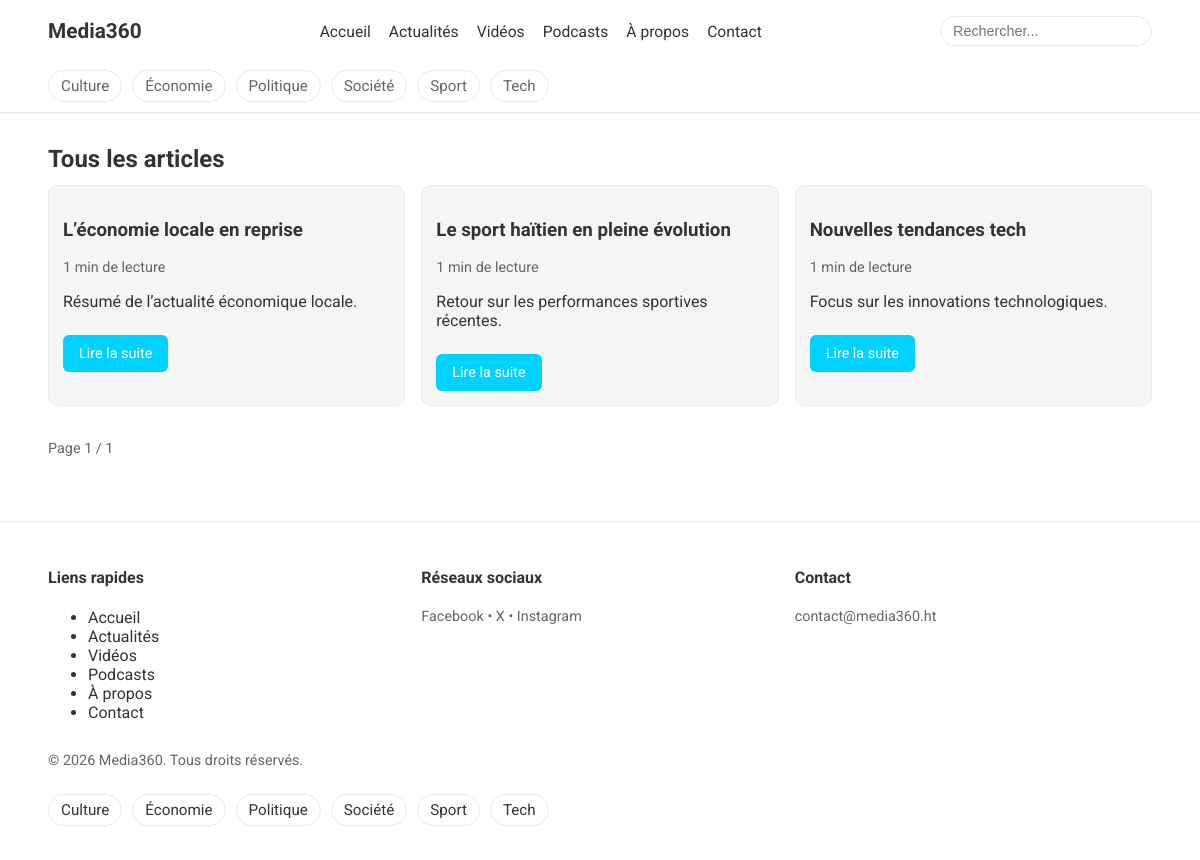
The app's page /articles.php with its own data.
### tables this page shows
CREATE TABLE categories (
  id INT AUTO_INCREMENT PRIMARY KEY,
  name VARCHAR(100) NOT NULL,
  slug VARCHAR(120) NOT NULL UNIQUE,
  created_at TIMESTAMP DEFAULT CURRENT_TIMESTAMP
);

CREATE TABLE articles (
  id INT AUTO_INCREMENT PRIMARY KEY,
  title VARCHAR(255) NOT NULL,
  slug VARCHAR(255) NOT NULL UNIQUE,
  excerpt TEXT,
  content LONGTEXT NOT NULL,
  image_url VARCHAR(255),
  user_id INT NOT NULL,
  category_id INT,
  status ENUM('draft','published') DEFAULT 'draft',
  views INT DEFAULT 0,
  published_at TIMESTAMP NULL,
  created_at TIMESTAMP DEFAULT CURRENT_TIMESTAMP,
  CONSTRAINT fk_articles_user FOREIGN KEY (user_id) REFERENCES users(id),
  CONSTRAINT fk_articles_category FOREIGN KEY (category_id) REFERENCES categories(id)
);

### config/db.php (called while the page is built, shortened)
<?php
$baseUrl = getenv('BASE_URL');
if (!$baseUrl) {
    $baseUrl = '/media';
}
$baseUrl = '/' . trim($baseUrl, '/');
function base_url($path = '')
{
    global $baseUrl;
    $path = ltrim($path, '/');
    return $baseUrl . '/' . $path;
}

### articles.php (the view, shortened to what this page needs)
<?php
require_once __DIR__ . '/config/db.php';
function e($value)
{
    return htmlspecialchars((string)$value, ENT_QUOTES, 'UTF-8');
}
function make_excerpt($text, $limit = 180)
{
    $text = trim(strip_tags((string)$text));
    if (mb_strlen($text) <= $limit) {
        return $text;
    }
    return mb_substr($text, 0, $limit - 3) . '...';
}
function reading_time_minutes($text)
{
    $words = str_word_count(strip_tags((string)$text));
    $minutes = (int)max(1, ceil($words / 200));
    return $minutes;
}
$pdo = db();
$articles = [];
$categories = [];
$page = isset($_GET['page']) ? max(1, (int)$_GET['page']) : 1;
$perPage = 10;
$offset = ($page - 1) * $perPage;
 $totalPages = 1;
if ($pdo) {
    try {
        $total = (int)$pdo->query("SELECT COUNT(*) FROM articles WHERE status = 'published'")->fetchColumn();
        $totalPages = (int)max(1, ceil($total / $perPage));
        $stmt = $pdo->prepare("SELECT a.id, a.title, a.slug, a.image_url, a.excerpt, a.content, a.category_id, a.published_at, c.name AS category_name FROM articles a LEFT JOIN categories c ON c.id = a.category_id WHERE a.status = 'published' ORDER BY a.published_at DESC LIMIT :limit OFFSET :offset");
        $stmt->bindValue(':limit', $perPage, PDO::PARAM_INT);
        $stmt->bindValue(':offset', $offset, PDO::PARAM_INT);
        $stmt->execute();
        $articles = $stmt->fetchAll();
        $stmt = $pdo->prepare("SELECT id, name, slug FROM categories ORDER BY name ASC");
        $stmt->execute();
        $categories = $stmt->fetchAll();
    } catch (Throwable $e) {
    }
}
include __DIR__ . '/includes/header.php';
?>
<section class="section">
  <div class="container">
    <h2 class="section-title">Tous les articles</h2>
    <?php if (!empty($articles)): ?>
      <div class="grid grid-3">
        <?php foreach ($articles as $article): ?>
          <article class="card">
            <div class="card-body">
              <h3><?php echo e($article['title'] ?? ''); ?></h3>
              <p class="meta"><?php echo reading_time_minutes($article['content'] ?? $article['excerpt'] ?? ''); ?> min de lecture</p>
              <p><?php echo e(make_excerpt($article['excerpt'] ?? $article['content'] ?? '')); ?></p>
              <a class="btn" href="<?php echo e(base_url('article.php?slug=' . ($article['slug'] ?? ''))); ?>">Lire la suite</a>
            </div>
          </article>
        <?php endforeach; ?>
      </div>
      <div class="section">
        <span class="meta">Page <?php echo e($page); ?> / <?php echo e($totalPages); ?></span>
      </div>
    <?php else: ?>
      <p>Aucun article pour le moment.</p>
    <?php endif; ?>
  </div>
</section>
<?php include __DIR__ . '/includes/footer.php';

### includes/header.php (shortened to what this page needs)
?><!DOCTYPE html>
<html lang="fr">
<head>
  <link rel="stylesheet" href="<?php echo e(base_url('assets/styles.css')); ?>" />
</head>
<body>
<header class="site-header">
  <div class="container header-row">
    <div class="logo">Media360</div>
    <nav class="main-nav" aria-label="Menu principal" id="main-nav">
      <a href="<?php echo e(base_url('index.php')); ?>">Accueil</a>
      <a href="<?php echo e(base_url('articles.php')); ?>">Actualités</a>
      <a href="<?php echo e(base_url('videos.php')); ?>">Vidéos</a>
      <a href="<?php echo e(base_url('podcasts.php')); ?>">Podcasts</a>
      <a href="<?php echo e(base_url('about.php')); ?>">À propos</a>
      <a href="<?php echo e(base_url('contact.php')); ?>">Contact</a>
    </nav>
    <form class="search-bar" method="get" action="<?php echo e(base_url('search.php')); ?>">
      <input type="text" name="q" placeholder="Rechercher..." />
    </form>
  </div>
  <?php
    $isCategoryPage = str_ends_with($_SERVER['SCRIPT_NAME'] ?? '', 'categorie.php');
    $activeCategorySlug = $isCategoryPage ? ($_GET['slug'] ?? '') : '';
  ?>
  <div class="container nav-categories category-bar" id="nav-categories">
    <?php foreach ($categories as $cat): ?>
      <?php $isActive = ($activeCategorySlug !== '' && ($cat['slug'] ?? '') === $activeCategorySlug); ?>
      <a class="<?php echo $isActive ? 'active' : ''; ?>" href="<?php echo e(base_url('categorie.php?slug=' . ($cat['slug'] ?? ''))); ?>">
        <?php echo e($cat['name'] ?? ''); ?>
      </a>
    <?php endforeach; ?>
  </div>
</header>
<main>

### includes/footer.php (shortened to what this page needs)
</main>
<footer class="site-footer">
  <div class="container">
    <div class="grid grid-3">
      <div>
        <h4>Liens rapides</h4>
        <ul>
          <li><a href="<?php echo e(base_url('index.php')); ?>">Accueil</a></li>
          <li><a href="<?php echo e(base_url('articles.php')); ?>">Actualités</a></li>
          <li><a href="<?php echo e(base_url('videos.php')); ?>">Vidéos</a></li>
          <li><a href="<?php echo e(base_url('podcasts.php')); ?>">Podcasts</a></li>
          <li><a href="<?php echo e(base_url('about.php')); ?>">À propos</a></li>
          <li><a href="<?php echo e(base_url('contact.php')); ?>">Contact</a></li>
        </ul>
      </div>
      <div>
        <h4>Réseaux sociaux</h4>
        <p class="meta">Facebook • X • Instagram</p>
      </div>
      <div>
        <h4>Contact</h4>
        <p class="meta">contact@media360.ht</p>
      </div>
    </div>
    <p class="meta">&copy; <?php echo date('Y'); ?> <a href="<?php echo e(base_url('login.php')); ?>"><?php echo e($site_name ?? 'Media360'); ?></a>. Tous droits réservés.</p>
  </div>
  <?php if (!empty($categories)): ?>
    <div class="container category-bar" style="padding-top:10px;">
      <?php foreach ($categories as $cat): ?>
        <a href="<?php echo e(base_url('categorie.php?slug=' . ($cat['slug'] ?? ''))); ?>"><?php echo e($cat['name'] ?? ''); ?></a>
      <?php endforeach; ?>
    </div>
  <?php endif; ?>
</footer>
</body>
</html>

### assets/styles.css (style rules this page uses)
:root { --bg: #ffffff; --ink: #333333; --muted: #666666; --accent: #00d2ff; --card: #f5f5f5; --line: #e9e9e9; }
* { box-sizing: border-box; }
body { margin: 0; font-family: "Roboto", "Helvetica Neue", Arial, sans-serif; color: var(--ink); background: var(--bg); }
a { color: inherit; text-decoration: none; }
.container { width: min(1120px, 92%); margin: 0 auto; }
header.site-header { position: sticky; top: 0; z-index: 10; background: #fff; border-bottom: 1px solid var(--line); box-shadow: 0 1px 3px rgba(0,0,0,0.04); }
.header-row { display: flex; align-items: center; justify-content: space-between; padding: 16px 0; gap: 12px; }
.logo { font-weight: 700; font-size: 1.3rem; }
nav.main-nav { display: flex; gap: 18px; align-items: center; flex-wrap: wrap; font-size: 0.98rem; }
.search-bar { display: flex; align-items: center; }
.search-bar input { border: 1px solid var(--line); border-radius: 999px; padding: 6px 12px; font-size: 0.9rem; }
.nav-categories { display: flex; gap: 10px; flex-wrap: wrap; color: var(--muted); font-size: 0.95rem; }
.category-bar { display: flex; gap: 10px; overflow-x: auto; -webkit-overflow-scrolling: touch; padding: 8px 0 10px; scrollbar-width: thin; }
.category-bar a { white-space: nowrap; border: 1px solid var(--line); background: #fff; padding: 6px 12px; border-radius: 999px; font-size: 0.95rem; }
.section { padding: 32px 0; }
.section-title { font-size: 1.5rem; margin: 0 0 12px; font-weight: 700; }
.grid { display: grid; gap: 16px; }
.grid-3 { grid-template-columns: repeat(3, minmax(0, 1fr)); }
.card { background: var(--card); border: 1px solid var(--line); border-radius: 10px; overflow: hidden; transition: transform 0.2s ease, box-shadow 0.2s ease; }
.card-body { padding: 14px; }
.meta { color: var(--muted); font-size: 0.9rem; }
.btn { display: inline-block; margin-top: 8px; background: var(--accent); color: #fff; padding: 10px 16px; border-radius: 6px; font-size: 0.9rem; transition: background-color 0.2s ease, color 0.2s ease, border 0.2s ease; }
footer.site-footer { border-top: 1px solid var(--line); padding: 24px 0; background: #fff; }

### records on screen
categories: name "Culture"
categories: name "Économie"
categories: name "Politique"
categories: name "Société"
categories: name "Sport"
categories: name "Tech"
articles: title "L’économie locale en reprise", content "1", excerpt "Résumé de l’actualité économique locale."
articles: title "Le sport haïtien en pleine évolution", content "1", excerpt "Retour sur les performances sportives récentes."
articles: title "Nouvelles tendances tech", content "1", excerpt "Focus sur les innovations technologiques."

### other values on screen
$page "1"
$totalPages "1"
$site_name "Media360"
